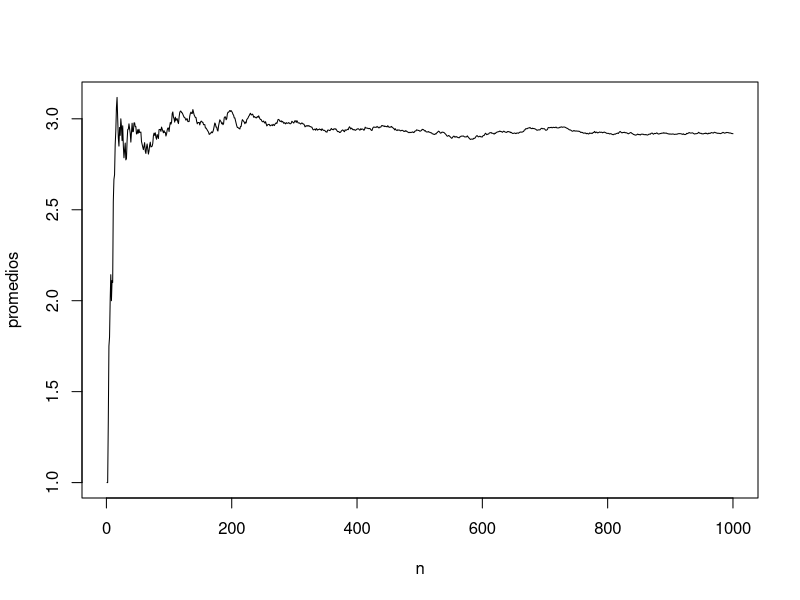
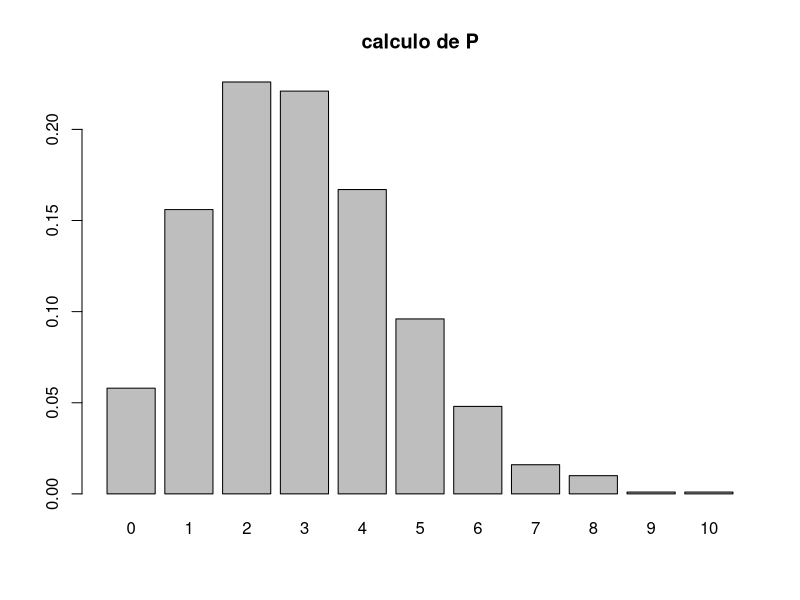

Recreate these plots in R, in order.
rm(list = ls())



k<-1000
N<-rep(0,k)

for (i in 1:k) {
  U=runif(1,0,1)
  while (U>=exp(-3)) {
    U=U*runif(1,0,1)
    N[i]<-1+N[i]
    }

  
}
n<-1:length(N)
z<-cumsum(N)/n
plot(n,z,type = "l",xlab ="n" ,ylab = "promedios")

z[length(N)]


#2.2 Determinar P[N=i] para i=0,1,2,.,6 por simulaci?n
m<-table(N)
zz=table(N)/length(n)
barplot(zz,main="calculo de P")

